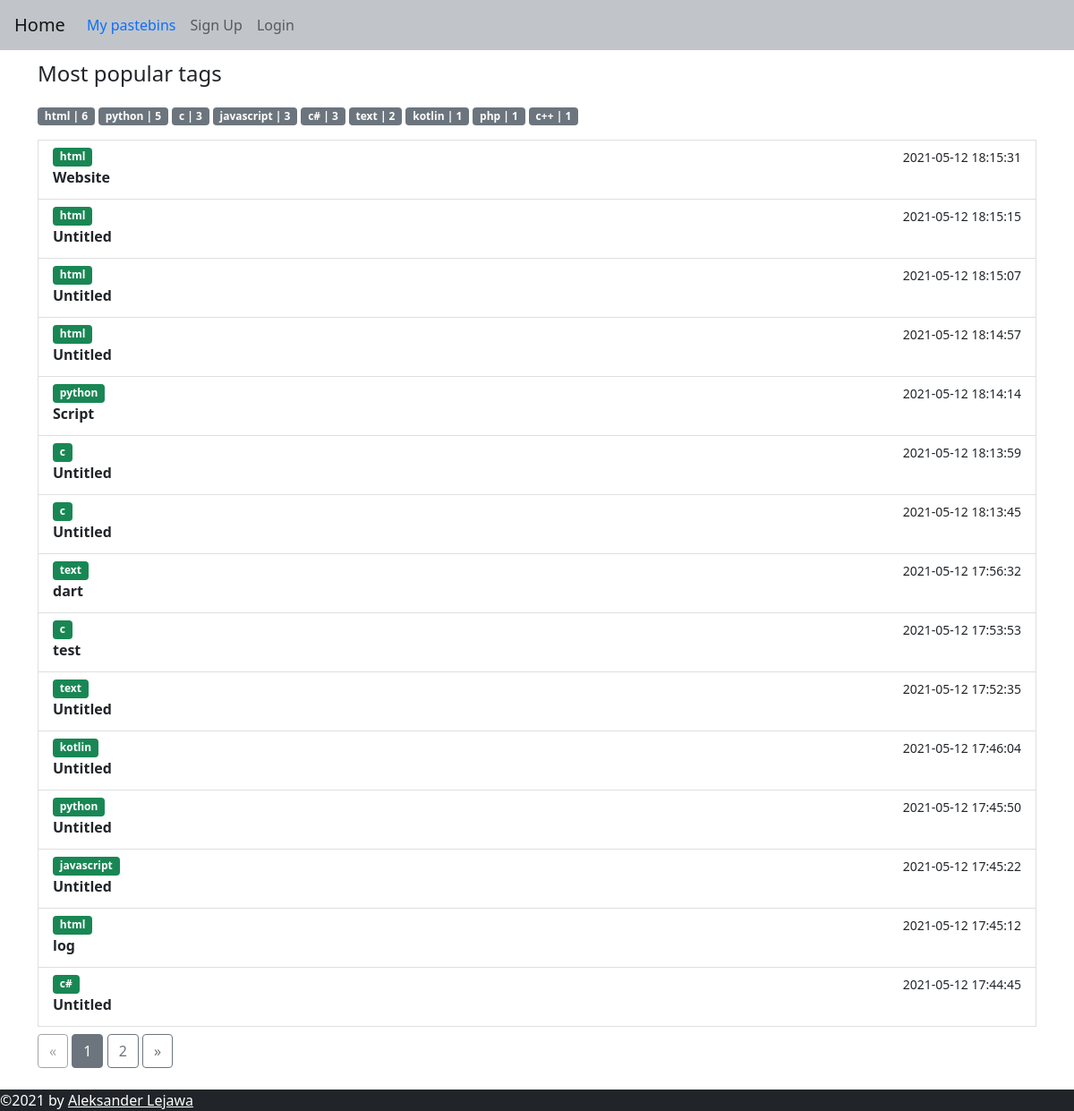
The page /public on the database its author committed.
### web/models.py (models this page shows, shortened)
class Pastebin(db.Model):
    id = db.Column(db.Integer, primary_key=True)
    title = db.Column(db.String(100), default="Untitled")
    content = db.Column(db.String(60000))
    syntax = db.Column(db.String(50))
    user_id = db.Column(db.Integer, db.ForeignKey("user.id"))
    date = db.Column(db.DateTime(timezone=True))
    expire_date = db.Column(db.DateTime(timezone=True))
    password = db.Column(db.String(150))
    link = db.Column(db.String(150), unique=True)
    def is_expired(self):
        if self.expire_date:
            if datetime.utcnow() > self.expire_date:
                db.session.delete(self)
                db.session.commit()
                return True
            return False
        else:
            return False

### web/public_pastebins/routes.py (the view)
@bp.route("/public")
def public():
    page = request.args.get("page", 1, type=int)
    tags = dict()
    pastebins = Pastebin.query.order_by(desc(Pastebin.date)).filter_by(password=None).limit(50).from_self()
    for pastebin in pastebins:
        pastebin.is_expired()
        if pastebin.syntax in tags:
            tags[pastebin.syntax] += 1
        else:
            tags[pastebin.syntax] = 1
    tags = sorted(tags.items(), key=lambda x: x[1], reverse=True)
    return render_template("public_pastebins.html", user=current_user, pastebins=pastebins.paginate(page, 15, False), tags=tags)

### web/templates/public_pastebins.html
{% extends "base.html" %}
{% block content %}
<div class=" mt-2 mb-3">
    <p class="lead fs-4">Most popular tags</p>
    {% for syntax, quant in tags %}
    <span class="badge bg-secondary"> {{ syntax }} | {{ quant }}</span>
    {% endfor %}
</div>
{% for pastebin in pastebins.items %}
<a href="{{pastebin.link}}" class="list-group-item list-group-item-action">
    <div class="d-flex w-100 justify-content-between">
        <span class="badge bg-success">{{ pastebin.syntax }}</span>
        <small>{{ pastebin.date.replace(microsecond=0) }}</small>
    </div>
    <p class="mb-1"><b>{{ pastebin.title if pastebin.title|length < 10 else pastebin.title[:10] + "..."}}</b></p>
</a>
{% endfor %}
<div class="text-right mt-2">
    <a href="{{ url_for('public_pastebins.public', page=pastebins.prev_num) }}"
        class="btn btn-outline-secondary {% if pastebins.page == 1 %}disabled{% endif %}">
        &laquo;
    </a>
    {% for page_num in pastebins.iter_pages(left_edge=1, right_edge=1, left_current=1, right_current=2) %}
    {% if page_num %}
    {% if pastebins.page == page_num %}
    <a href="{{ url_for('public_pastebins.public', page=page_num) }}" class="btn btn-secondary ">
        {{ page_num }}
    </a>
    {% else %}
    <a href="{{ url_for('public_pastebins.public', page=page_num) }}" class="btn btn-outline-secondary ">
        {{ page_num }}
    </a>
    {% endif %}
    {% else %}
    ...
    {% endif %}
    {% endfor %}
    <a href="{{ url_for('public_pastebins.public', page=pastebins.next_num) }}" class="btn btn-outline-secondary
       {% if pastebins.page == pastebins.pages %}disabled{% endif %}">
        &raquo;
    </a>
</div>
{% endblock %}

### rows shown on the page
Pastebin: syntax "html", quant "6", date.replace "2021-05-12 18:15:31", title "Website"
Pastebin: syntax "python", quant "5", date.replace "2021-05-12 18:14:14", title "Script"
Pastebin: syntax "javascript", quant "3", date.replace "2021-05-12 17:45:22", title "Untitled"
Pastebin: syntax "c#", quant "3", date.replace "2021-05-12 17:44:45", title "Untitled"
Pastebin: syntax "text", quant "2", date.replace "2021-05-12 17:56:32", title "dart"
Pastebin: syntax "kotlin", user "1", date.replace "2021-05-12 17:46:04", title "Untitled"
Pastebin: syntax "php", quant "1"
Pastebin: syntax "c++", quant "1"
Pastebin: syntax "html", date.replace "2021-05-12 18:15:15", title "Untitled"
Pastebin: syntax "html", date.replace "2021-05-12 18:15:07", title "Untitled"
Pastebin: syntax "html", date.replace "2021-05-12 18:14:57", title "Untitled"
Pastebin: syntax "c", date.replace "2021-05-12 18:13:59", title "Untitled"
Pastebin: syntax "c", date.replace "2021-05-12 18:13:45", title "Untitled"
Pastebin: syntax "c", date.replace "2021-05-12 17:53:53", title "test"
Pastebin: syntax "text", date.replace "2021-05-12 17:52:35", title "Untitled"
Pastebin: syntax "python", date.replace "2021-05-12 17:45:50", title "Untitled"
Pastebin: syntax "html", date.replace "2021-05-12 17:45:12", title "log"

### other values the page prints
{{ syntax }} "c"
{{ quant }} "3"
{{ page_num }} "1"
{{ page_num }} "2"
